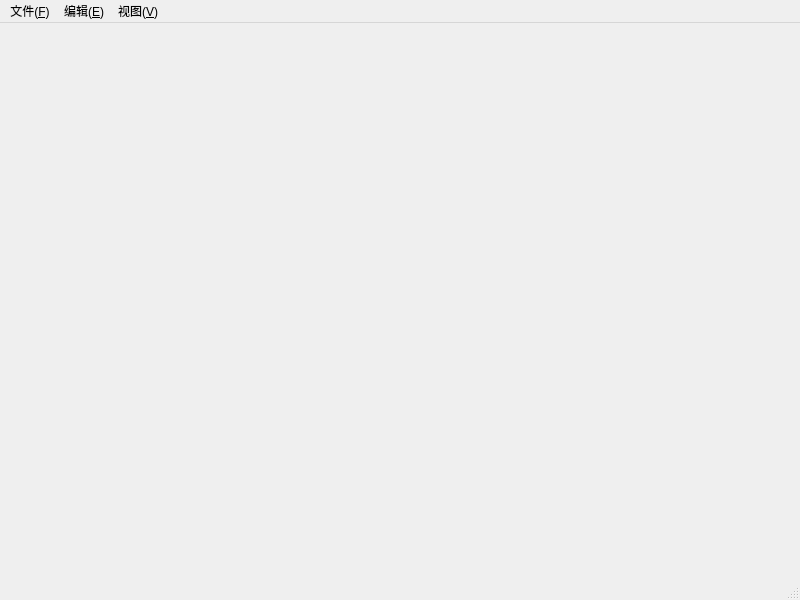
<?xml version="1.0" encoding="UTF-8"?>
<ui version="4.0">
 <class>MainWindow</class>
 <widget class="QMainWindow" name="MainWindow">
  <property name="geometry">
   <rect>
    <x>0</x>
    <y>0</y>
    <width>800</width>
    <height>600</height>
   </rect>
  </property>
  <property name="windowTitle">
   <string>Qbsidian</string>
  </property>
  <widget class="QWidget" name="centralwidget">
   <layout class="QGridLayout" name="gridLayout">
    <property name="leftMargin">
     <number>0</number>
    </property>
    <property name="topMargin">
     <number>0</number>
    </property>
    <property name="rightMargin">
     <number>0</number>
    </property>
    <property name="bottomMargin">
     <number>0</number>
    </property>
    <item row="0" column="0">
     <widget class="QSplitter" name="splitter">
      <property name="orientation">
       <enum>Qt::Orientation::Horizontal</enum>
      </property>
      <property name="childrenCollapsible">
       <bool>false</bool>
      </property>
     </widget>
    </item>
   </layout>
  </widget>
  <widget class="QMenuBar" name="menubar">
   <property name="geometry">
    <rect>
     <x>0</x>
     <y>0</y>
     <width>800</width>
     <height>33</height>
    </rect>
   </property>
   <widget class="QMenu" name="menuFile">
    <property name="title">
     <string>文件(&amp;F)</string>
    </property>
    <addaction name="actionSave"/>
   </widget>
   <widget class="QMenu" name="menuEdit">
    <property name="title">
     <string>编辑(&amp;E)</string>
    </property>
    <addaction name="actionUndo"/>
    <addaction name="actionRedo"/>
   </widget>
   <widget class="QMenu" name="menuView">
    <property name="title">
     <string>视图(&amp;V)</string>
    </property>
    <addaction name="actionToggleTheme"/>
   </widget>
   <addaction name="menuFile"/>
   <addaction name="menuEdit"/>
   <addaction name="menuView"/>
  </widget>
  <widget class="QStatusBar" name="statusbar"/>
  <action name="actionSave">
   <property name="text">
    <string>保存(&amp;S)</string>
   </property>
   <property name="shortcut">
    <string>Ctrl+S</string>
   </property>
  </action>
  <action name="actionUndo">
   <property name="text">
    <string>撤销(&amp;Z)</string>
   </property>
   <property name="shortcut">
    <string>Ctrl+Z</string>
   </property>
  </action>
  <action name="actionRedo">
   <property name="text">
    <string>重做(&amp;Y)</string>
   </property>
   <property name="shortcut">
    <string>Ctrl+Shift+Z</string>
   </property>
  </action>
  <action name="actionToggleTheme">
   <property name="text">
    <string>切换浅色/深色(&amp;T)</string>
   </property>
   <property name="shortcut">
    <string>Ctrl+Shift+L</string>
   </property>
  </action>
 </widget>
 <resources/>
 <connections/>
</ui>
